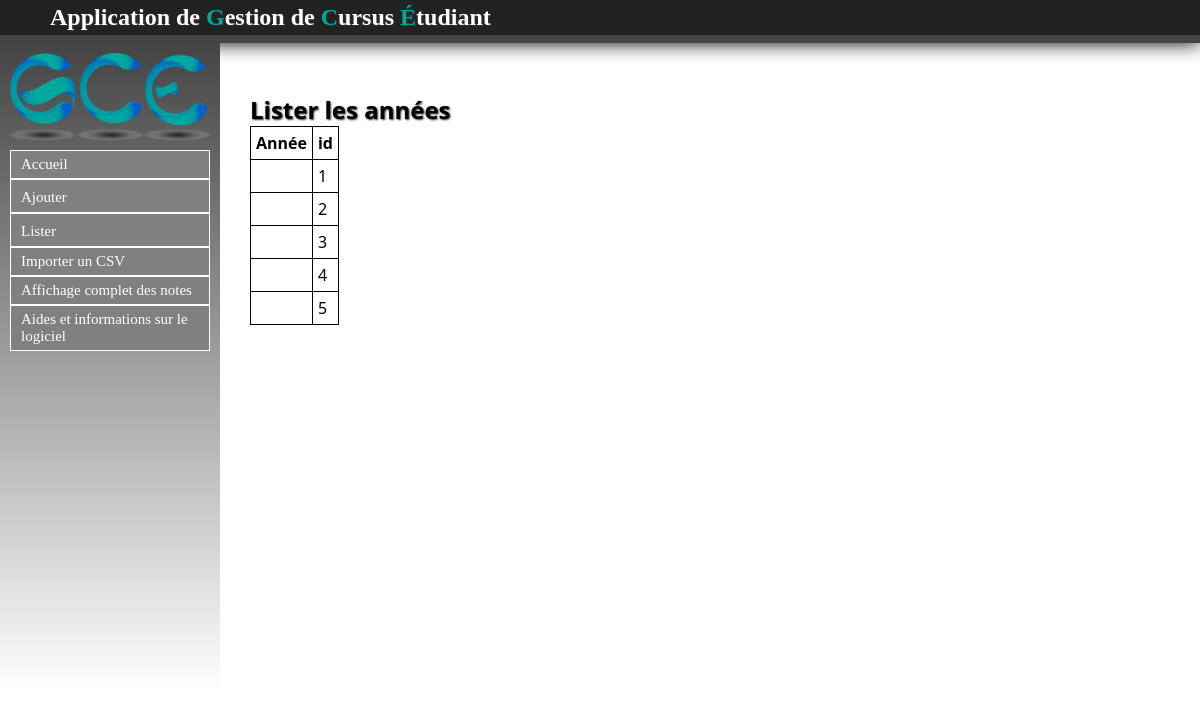
The page /Annee/listerAnnees on the database as committed earlier.
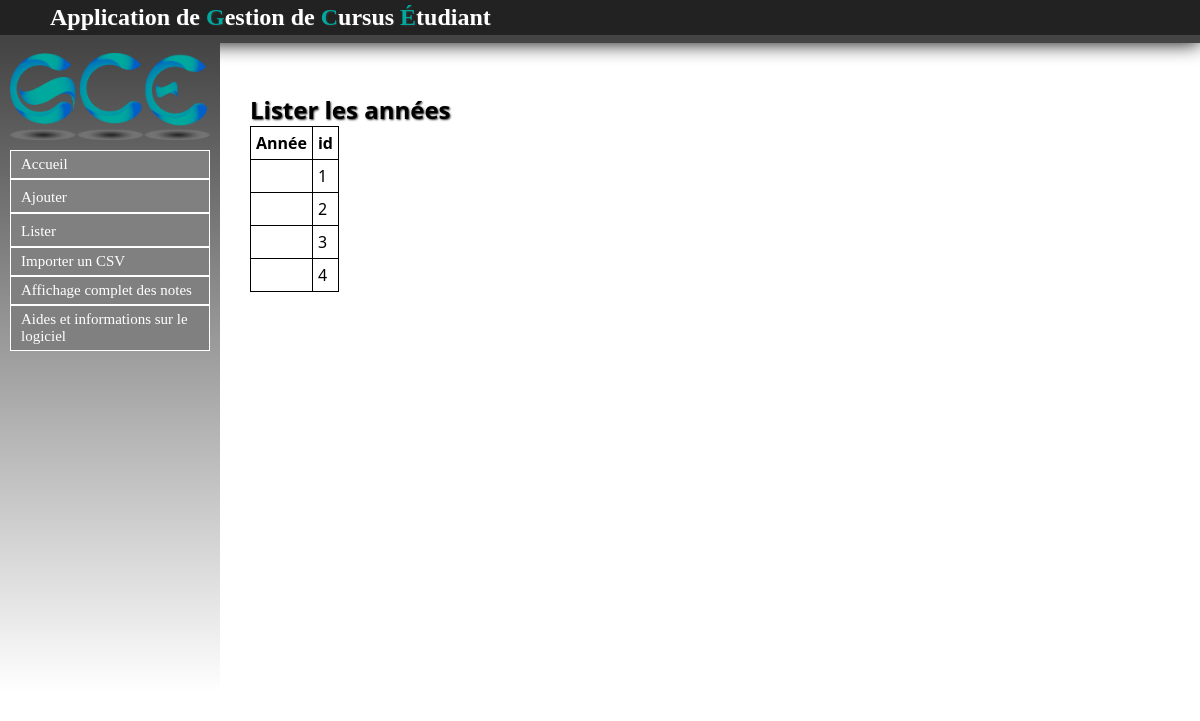
The same page on the database as committed later.
### Annee/models.py (models this page shows, shortened)
class Annee(models.Model):
	intitule = models.CharField(max_length=9,null=False)

### Annee/views.py (the view)
def listerAnnees(request):
	annees = Annee.objects.all()
	return render(request, 'contenu_html/listerAnnees.html', locals())

### Annee/templates/contenu_html/listerAnnees.html (shortened to what this page needs)
{% extends "templates/base.html" %}
{% block content %}
<h1>Lister les années</h1>
{% if not annees %}
	<p>Pas d'années dans la base</p>
{% else %}
	<table>
	<tr>
		<th>Année</th>
		<th>id</th>
	</tr>
{% endif %}
{% for annee in annees %}
	<tr>
		<td>{{ annee.annee }}</td>
		<td>{{ annee.id }}</td>
	</tr>
{% endfor %}
</table>
{% endblock %}

Rows that differ between the two databases and show on the page:
removed Annee: id "5"
